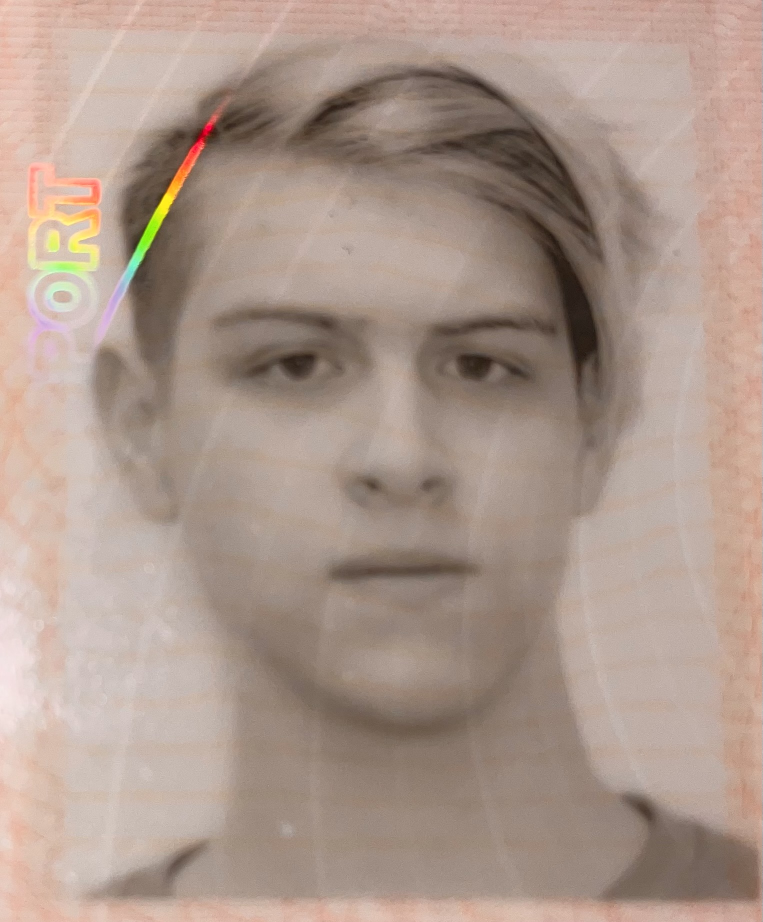
//> input picture prj.cw/images/pivo_2.JPG, 1525 x 1844 px (shown at 1/2 size)
$ ./lab03 ../../prj.cw/images/pivo_2.JPG -outputImagePath=../../prj.cw/images/pivo_3.JPG -outputImagePath2=../../prj.cw/images/pivo_3.JPG   (built with g++ and OpenCV 4)
//> lines starting //> are read from the running program, lines starting //| are printed output that depends on the picture
//> further down, src is the input picture: 1844 rows x 1525 cols, CV_8UC3; mean B, G, R 140.1, 151.7, 172.1
#include <opencv2/opencv.hpp>
#include <vector>
#include <algorithm>
#include <iostream>

// [22 lines left out: function drawHistogram, not called in this run]

cv::Mat drawHistogram3Channels(cv::Mat image) {
    std::vector<cv::Mat> channels;
    cv::split(image, channels);

    cv::Mat background(256, 3*260, CV_8UC1, cv::Scalar(230));

    for (int i = 0; i < 3; i++) {
        cv::Mat hist;
        cv::Mat background0(256, 260, CV_8UC1, cv::Scalar(230));

        const int histSize = 256;
        float range[] = { 0, 256 };
        const float* histRange = { range };

        //указатель на изображение, количество изображений, индекс канала, маска, выходной массив, количество измерений, указател) на количество бинов, указатель на диапазон значений
        cv::calcHist(&channels[i], 1, 0, cv::Mat(), hist, 1, &histSize, &histRange, true, false);

        //нормализация
        cv::normalize(hist, hist, 0, 230, cv::NORM_MINMAX);

        //отрисовка гистограмы
        for (int j = 0; j < histSize; j++) {
            cv::rectangle(background0, cv::Rect(j + 2, 256-hist.at<float>(j, 0), 1, hist.at<float>(j, 0)), cv::Scalar(0), -1);
        }

        if (i == 0) {
            cv::putText(background0, "Blue", cv::Point(124, 253), cv::FONT_HERSHEY_SIMPLEX, 1, cv::Scalar(255, 0, 0), 2);
        } else if (i == 1) {
            cv::putText(background0, "Green", cv::Point(124, 253), cv::FONT_HERSHEY_SIMPLEX, 1, cv::Scalar(255, 0, 0), 2);
        } else if (i == 2) {
            cv::putText(background0, "Red", cv::Point(124, 253), cv::FONT_HERSHEY_SIMPLEX, 1, cv::Scalar(255, 0, 0), 2);
        }

        background0.copyTo(background(cv::Rect(i*256, 0, 260, 256)));
    }

    return background;
}


cv::Mat autoContrastByQuantiles(const cv::Mat& src, double lowerQuantile, double upperQuantile) {
    CV_Assert(src.channels() == 1);
    CV_Assert(lowerQuantile < upperQuantile);

    cv::Mat flat = src.reshape(1, src.total());
    std::vector<uchar> sorted(flat.begin<uchar>(), flat.end<uchar>());
    std::sort(sorted.begin(), sorted.end());

    int lowerIndex = static_cast<int>(std::floor(lowerQuantile * sorted.size()));
    int upperIndex = static_cast<int>(std::ceil(upperQuantile * sorted.size())) - 1;

    lowerIndex = std::max(lowerIndex, 0);
    upperIndex = std::min(upperIndex, static_cast<int>(sorted.size() - 1));

    double lowerBound = sorted[lowerIndex];
    double upperBound = sorted[upperIndex];

    cv::Mat contrasted = src.clone();

    for (int i = 0; i < contrasted.rows; ++i) {
        for (int j = 0; j < contrasted.cols; ++j) {
            double pixelValue = static_cast<double>(contrasted.at<uchar>(i, j));
            pixelValue = 255.0 * (pixelValue - lowerBound) / (upperBound - lowerBound);
            pixelValue = std::min(std::max(pixelValue, 0.0), 255.0);
            contrasted.at<uchar>(i, j) = static_cast<uchar>(pixelValue);
        }
    }

    return contrasted;
}

// [15 lines left out: function autoContrastColorPerChannel, not called in this run]

cv::Mat autoContrastColorCombined(const cv::Mat& src, double lowerQuantile, double upperQuantile) {
    CV_Assert(lowerQuantile < upperQuantile);

    cv::Mat hsv;
    cv::cvtColor(src, hsv, cv::COLOR_BGR2HSV);

    std::vector<cv::Mat> hsvChannels;
    cv::split(hsv, hsvChannels);

    hsvChannels[2] = autoContrastByQuantiles(hsvChannels[2], lowerQuantile, upperQuantile);

    cv::Mat contrastedHSV;
    cv::merge(hsvChannels, contrastedHSV);

    cv::Mat contrastedBGR;
    cv::cvtColor(contrastedHSV, contrastedBGR, cv::COLOR_HSV2BGR);

    return contrastedBGR;
}

bool isImageColor(const cv::Mat& image) {
    CV_Assert(!image.empty());

    if (image.channels() == 1) {
        return false;
    }

    std::vector<cv::Mat> channels(3);
    cv::split(image, channels);
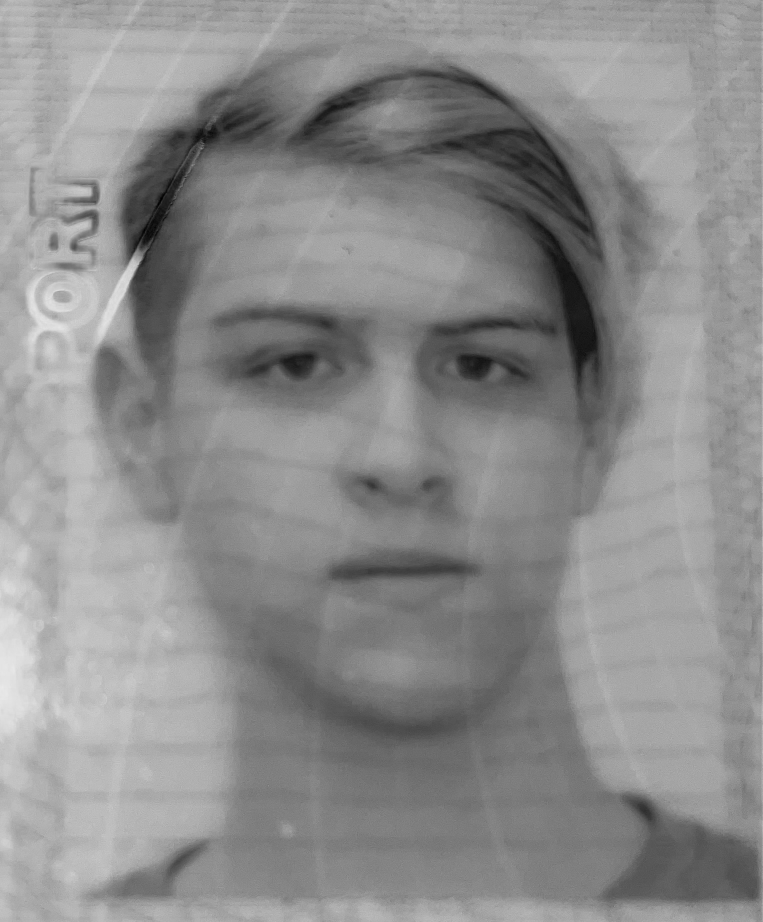
//> channels[0]: 1844 rows x 1525 cols, CV_8UC1 (shown at 1/2 size); min 0, max 234, mean 140.1
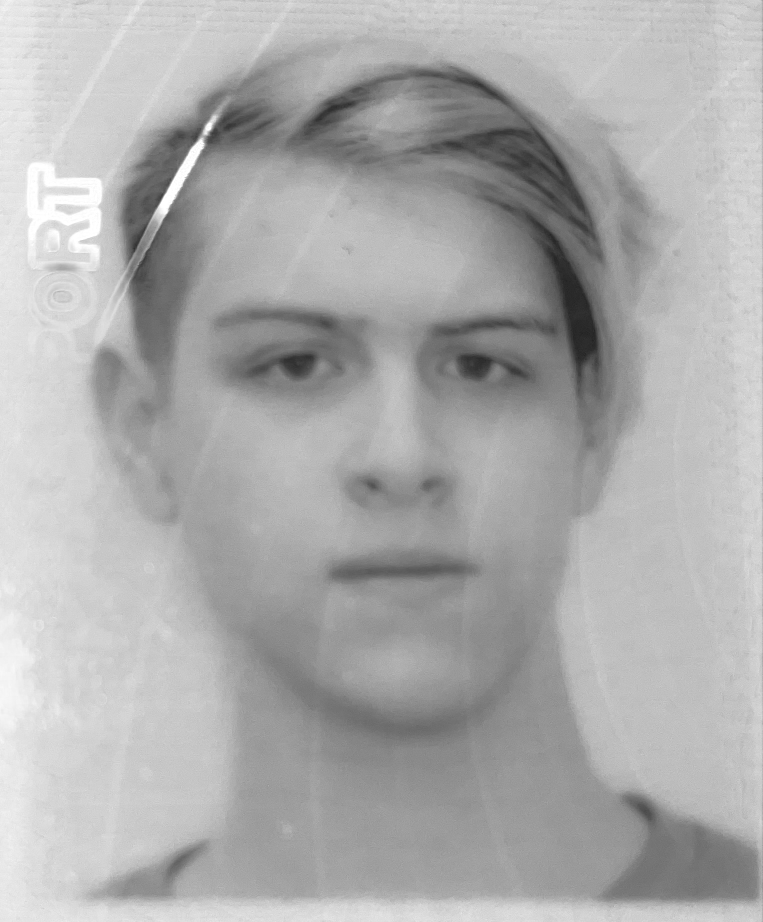
//> channels[2]: 1844 rows x 1525 cols, CV_8UC1 (shown at 1/2 size); min 29, max 255, mean 172.1

    cv::Mat diff1, diff2;
    cv::absdiff(channels[0], channels[1], diff1);
    cv::absdiff(channels[1], channels[2], diff2);
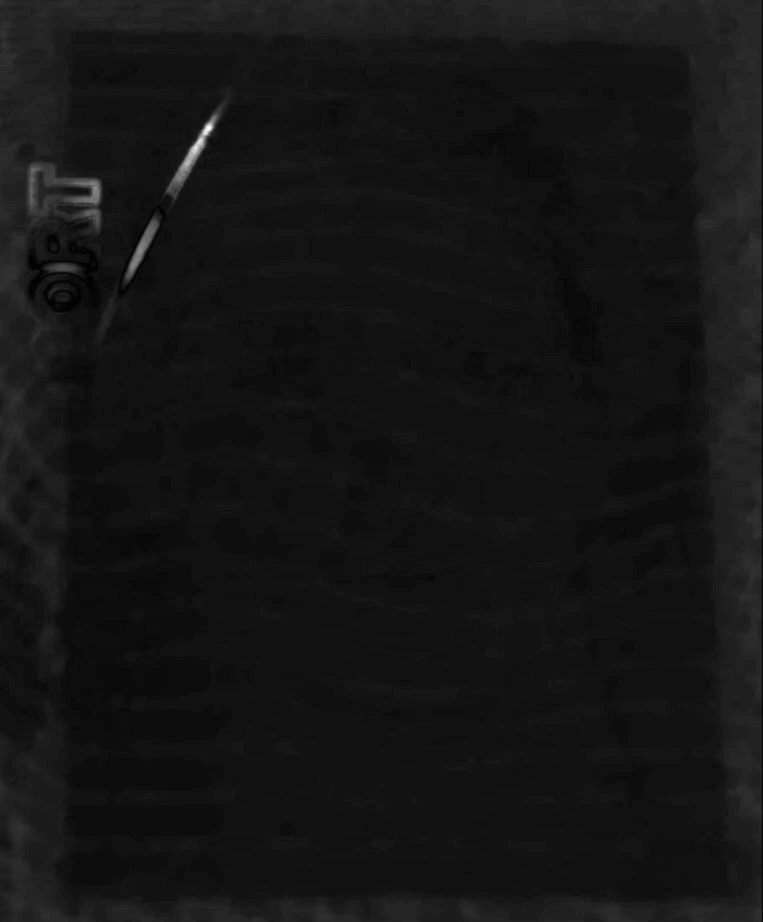
//> diff2: 1844 rows x 1525 cols, CV_8UC1 (shown at 1/2 size); min 0, max 255, mean 20.7

    double maxVal1, maxVal2;
    cv::minMaxLoc(diff1, nullptr, &maxVal1);
//> maxVal1 = 238
    cv::minMaxLoc(diff2, nullptr, &maxVal2);
//> maxVal2 = 255

    return maxVal1 > 10 || maxVal2 > 10;
}

int main(int argc, char** argv) {
    const char* keys =
            "{help h usage ? |      | print this message }"
            "{@image         |<none>| image to process }"
            "{lowerQuantile l| 0.02 | lower quantile for auto contrast adjustment }"
            "{autoContrastMethod m | combined | auto contrast method (perChannel or combined) }"
            "{outputImagePath o |../prj.lab/lab01/images/lab03.jpg | output image path}"
            "{outputImagePath2 u |../prj.lab/lab01/images/lab03_histogram.jpg | output histogram image path}";

    cv::CommandLineParser parser(argc, argv, keys);
    parser.about("Auto Contrast Adjustment");

    if (parser.has("help")) {
        parser.printMessage();
        return 0;
    }

    std::string imagePath = parser.get<std::string>("@image");
    if (imagePath.empty()) {
        std::cerr << "Error: No image path provided." << std::endl;
        return -1;
    }

    double lowerQuantile = parser.get<double>("lowerQuantile");
    double upperQuantile = 1.0 - lowerQuantile;
    std::string method = parser.get<std::string>("autoContrastMethod");

    cv::Mat src = cv::imread(imagePath, cv::IMREAD_ANYCOLOR);

    if (src.empty()) {
        std::cerr << "Error: Could not open or find the image." << std::endl;
        return -1;
    }

    cv::Mat contrasted;
    if (isImageColor(src) && method == "combined") {
        contrasted = autoContrastColorCombined(src, lowerQuantile, upperQuantile);
//> in autoContrastColorCombined, `cv::split(hsv, hsvChannels);`:
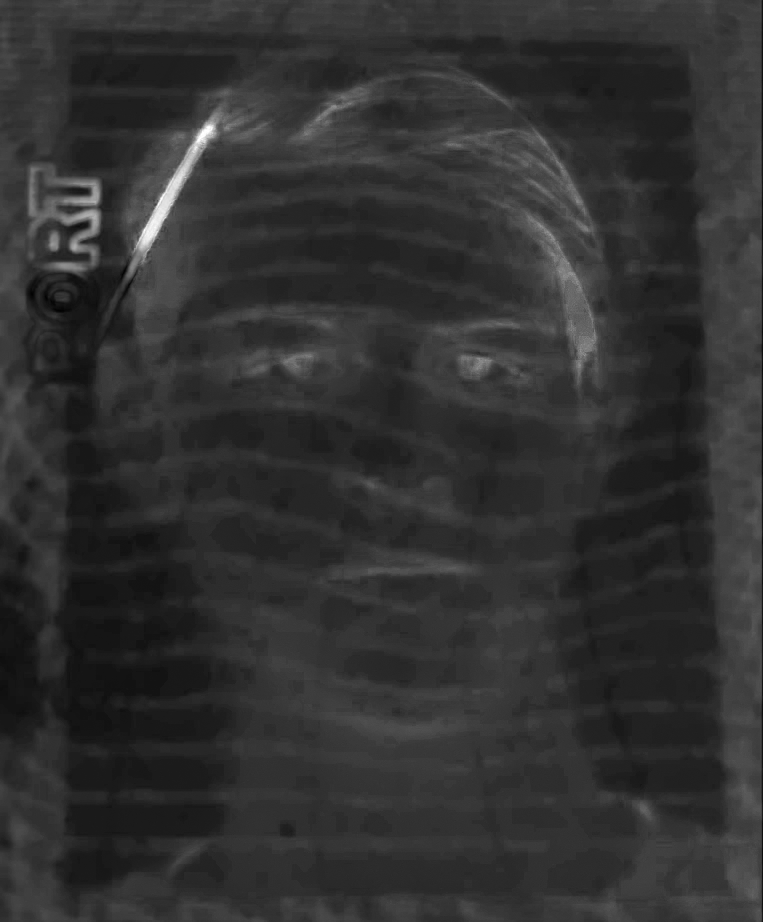
//> hsvChannels[1]: 1844 rows x 1525 cols, CV_8UC1 (shown at 1/2 size); min 0, max 255, mean 49
//> in autoContrastByQuantiles, `std::vector<uchar> sorted(flat.begin<uchar>(), flat.end<uchar>());`: sorted = 2812100 items
//> in autoContrastByQuantiles, `int lowerIndex = static_cast<int>(std::floor(lowerQuantile * sorted.si..`: lowerIndex = 56242
//> in autoContrastByQuantiles, `int upperIndex = static_cast<int>(std::ceil(upperQuantile * sorted.siz..`: upperIndex = 2755857
//> in autoContrastByQuantiles, `double lowerBound = sorted[lowerIndex];`: lowerBound = 86
//> in autoContrastByQuantiles, `double upperBound = sorted[upperIndex];`: upperBound = 231
//> after the loop in autoContrastByQuantiles, `for (int i = 0; i < contrasted.rows; ++i)`:
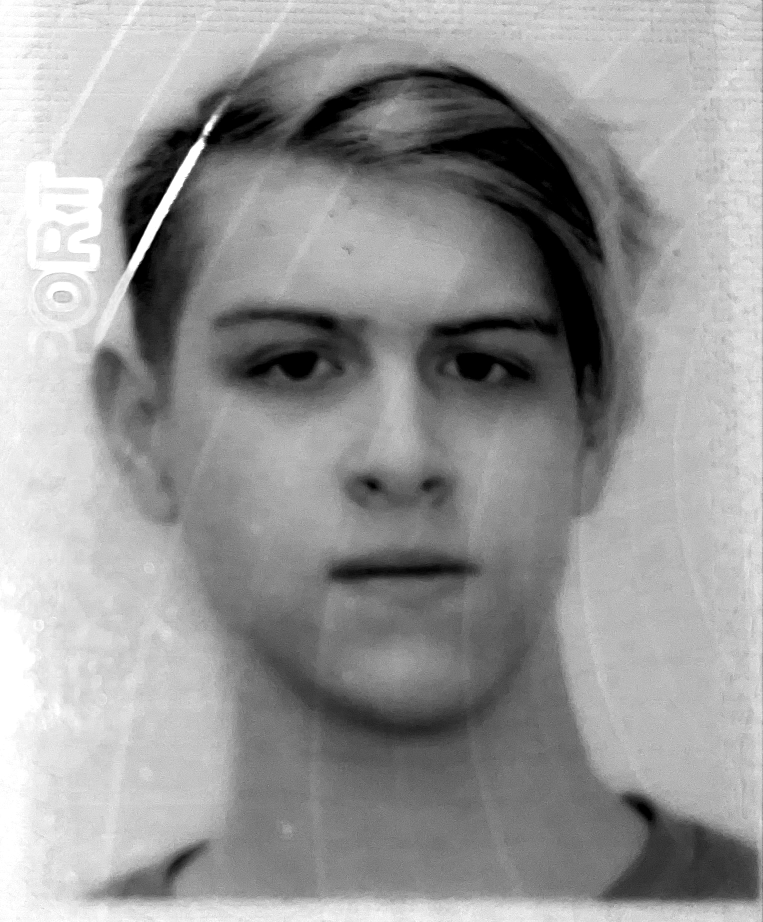
//> contrasted: 1844 rows x 1525 cols, CV_8UC1 (shown at 1/2 size); min 0, max 255, mean 151.5
//> in autoContrastColorCombined, `cv::cvtColor(contrastedHSV, contrastedBGR, cv::COLOR_HSV2BGR);`:
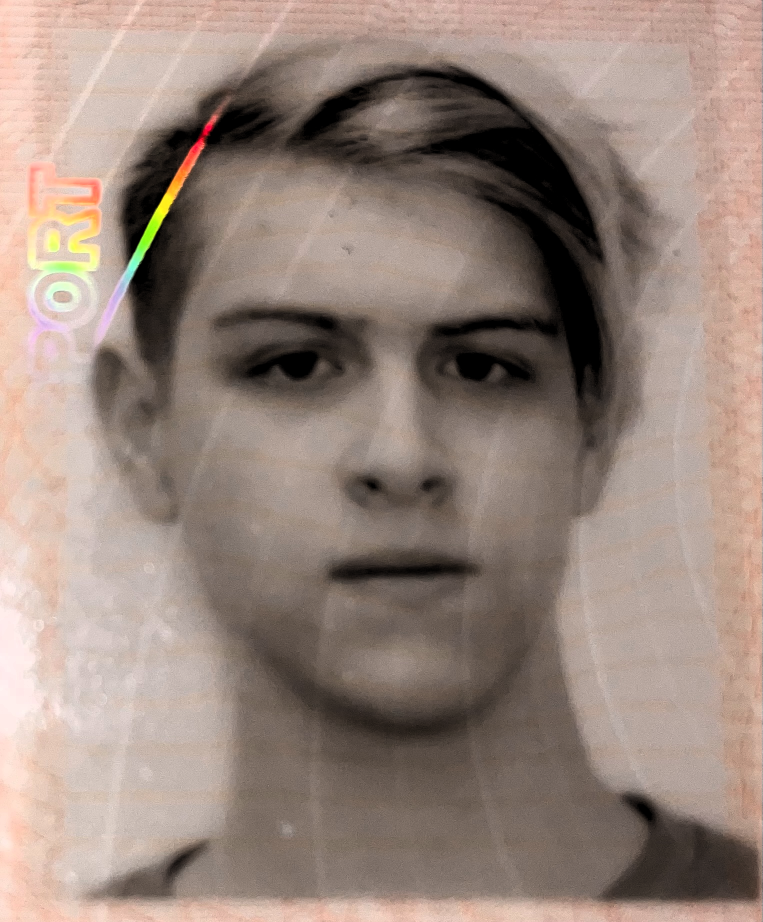
//> contrastedBGR: 1844 rows x 1525 cols, CV_8UC3 (shown at 1/2 size); mean B, G, R 123.6, 133.3, 151.4
    } else if (isImageColor(src) && method == "perChannel") {
        contrasted = autoContrastColorPerChannel(src, lowerQuantile, upperQuantile);
    } else {
        if (src.channels() > 1) {
            cv::cvtColor(src, src, cv::COLOR_BGR2GRAY);
        }
        contrasted = autoContrastByQuantiles(src, lowerQuantile, upperQuantile);
    }
    cv::Mat hist1;
    cv::imshow("Original", src);
    cv::imshow("Contrasted", contrasted);
    if (src.channels() == 1) {
        cv::Mat imageClone = src.clone();
        hist1 = drawHistogram(imageClone);
        cv::Mat baseMat(256, src.channels() * 260, CV_8UC1, cv::Scalar(0));
        hist1.copyTo(baseMat(cv::Rect(0, 0, hist1.cols, hist1.rows)));
        cv::imshow("Histogram", baseMat);

    } else if (src.channels() == 3) {
        cv::Mat imageClone = src.clone();
        hist1 = drawHistogram3Channels(imageClone);
//> after the loop in drawHistogram3Channels, `for (int i = 0; i < 3; i++)`:
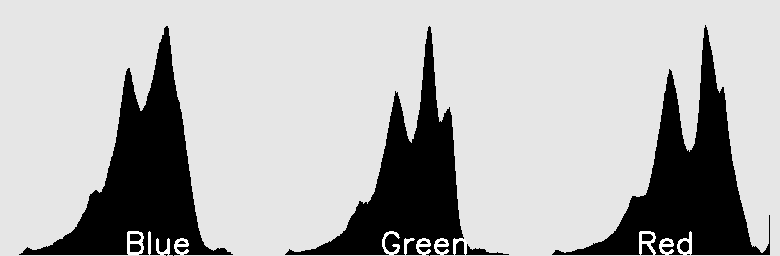
//> background: 256 rows x 780 cols, CV_8UC1; min 0, max 255, mean 179.1
        cv::Mat baseMat(256, src.channels() * 260, CV_8UC1, cv::Scalar(0));
        hist1.copyTo(baseMat(cv::Rect(0, 0, hist1.cols, hist1.rows)));
        cv::imshow("Histogram", baseMat);

    }


    std::string outputImagePath = parser.get<std::string>("outputImagePath");
    bool saved = cv::imwrite(outputImagePath, contrasted);
    if (!saved) {
        std::cerr << "Error: Could not save the contrasted image." << std::endl;
        return -1;
    }

    std::cout << "Contrasted image saved as: " << outputImagePath << std::endl;

    std::string outputImagePath2 = parser.get<std::string>("outputImagePath2");
    bool saved2 = cv::imwrite(outputImagePath2, hist1);
    if (!saved2) {
        std::cerr << "Error: Could not save the histogram image." << std::endl;
        return -1;
    }

    std::cout << "Histogram image saved as: " << outputImagePath2 << std::endl;

    std::cout << "Press any key to exit..." << std::endl;
    cv::waitKey(0);

    return 0;
}

$ run again, on prj.cw/images/pivo_3_white_balance4.jpg
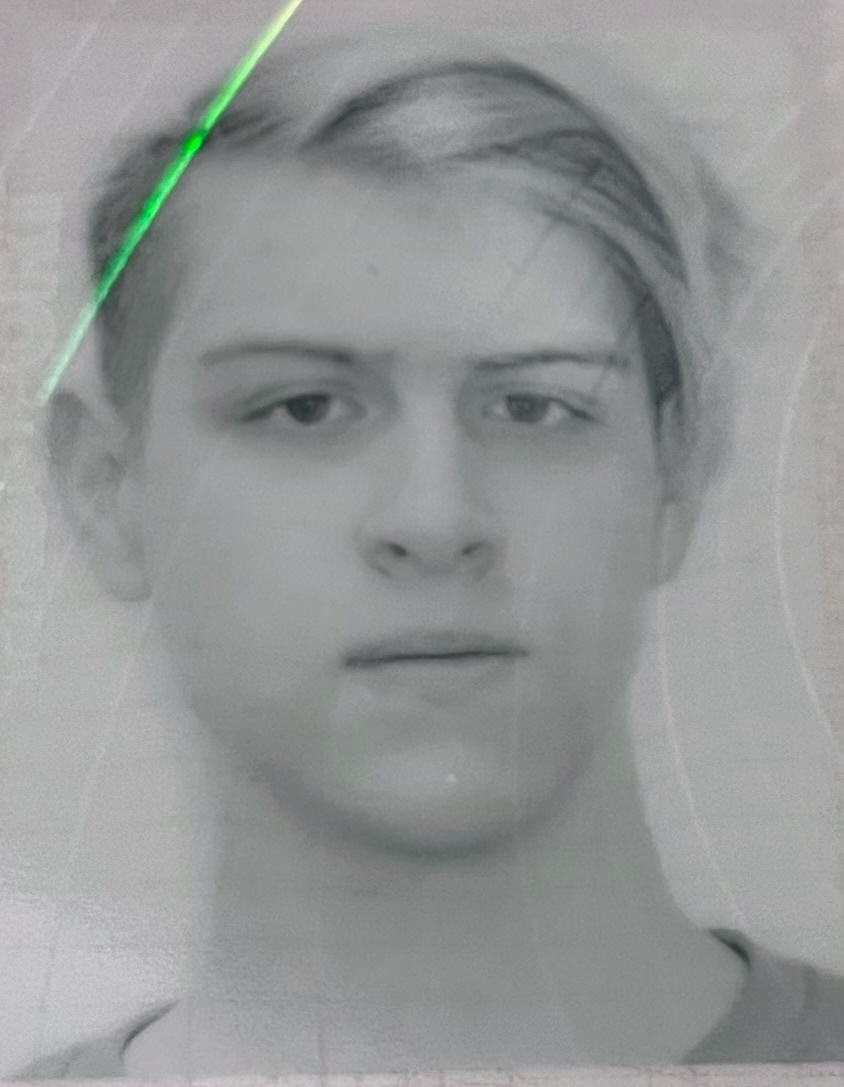
//> input picture prj.cw/images/pivo_3_white_balance4.jpg, 844 x 1087 px
//> src is the input picture: 1087 rows x 844 cols, CV_8UC3; mean B, G, R 151, 151.3, 148.8
//> maxVal1 = 230
//> maxVal2 = 246
//> hsv: 1087 rows x 844 cols, CV_8UC3; mean H, S, V 83.3, 7.2, 152.4
//> in autoContrastColorCombined, `cv::split(hsv, hsvChannels);`:
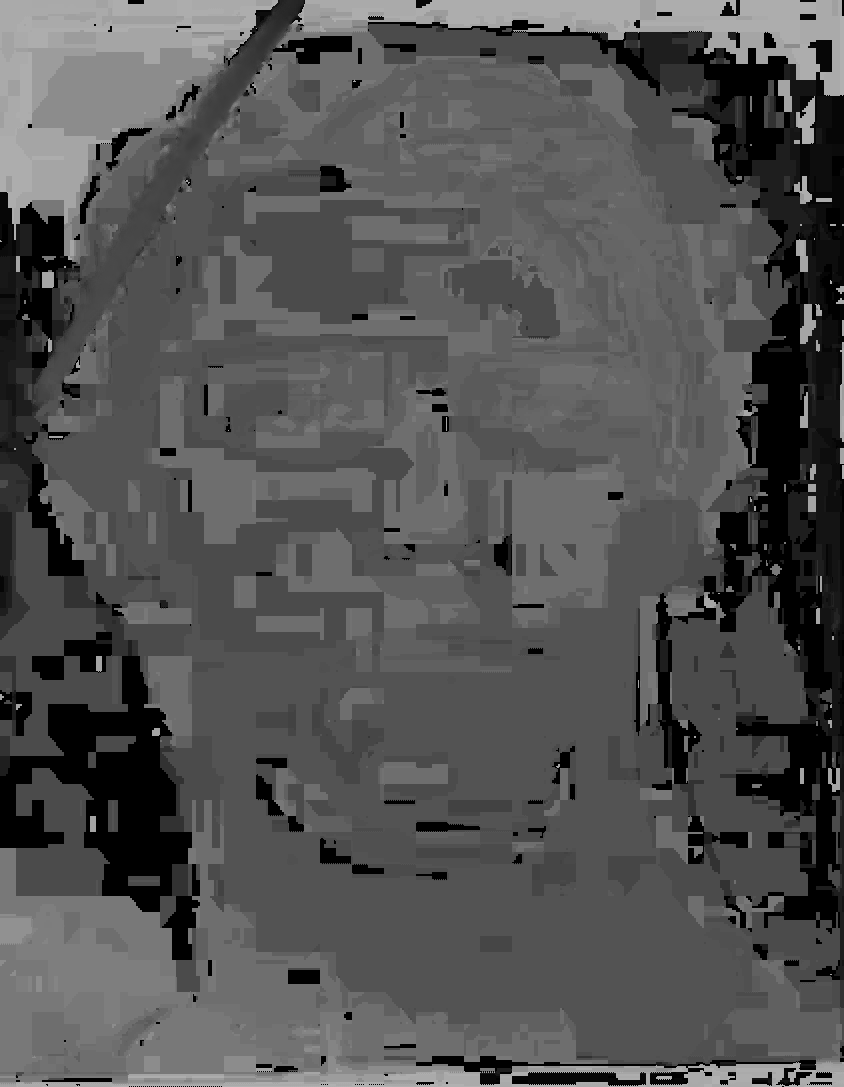
//> hsvChannels[0]: 1087 rows x 844 cols, CV_8UC1; min 0, max 177, mean 83.3
//> sorted = 917428 items
//> lowerIndex = 18348
//> upperIndex = 899079
//> lowerBound = 97
//> upperBound = 193
//> contrastedHSV: 1087 rows x 844 cols, CV_8UC3; mean H, S, V 83.3, 7.2, 146.7
//> after the loop in drawHistogram3Channels, `for (int i = 0; i < 3; i++)`:
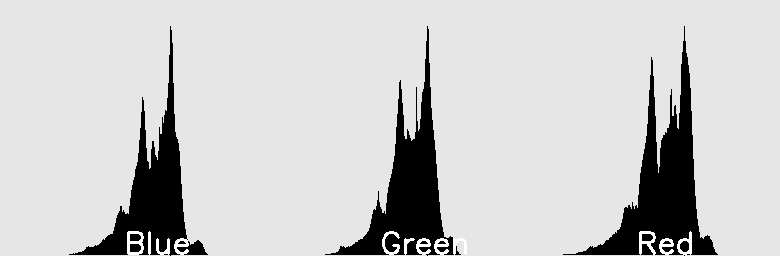
//> background: 256 rows x 780 cols, CV_8UC1; min 0, max 255, mean 202.2
